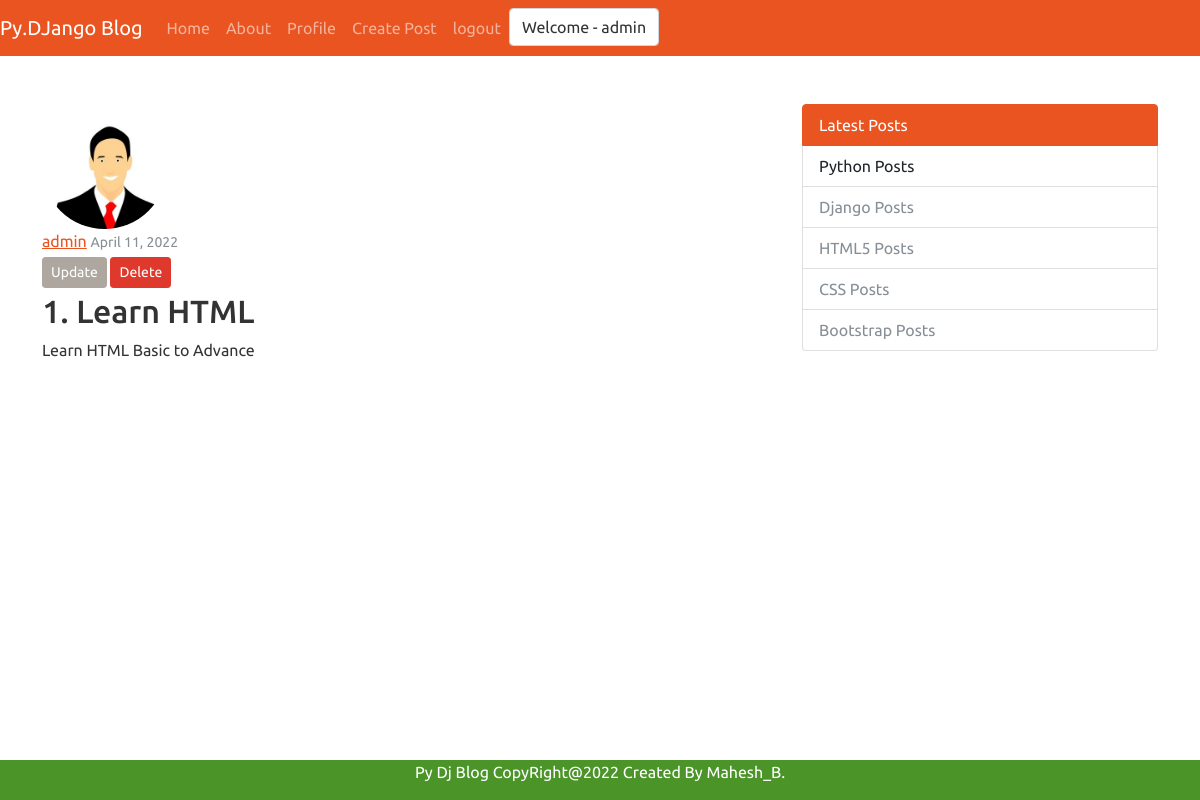
Page /post/2/ (signed in) on the committed database.
### blog/models.py (models this page shows, shortened)
class Post(models.Model):
    title = models.CharField(max_length=100)
    content = models.TextField()
    date_posted = models.DateTimeField(default=timezone.now)  # possible values - auto_now = True , auto_now_add = True, default
    author = models.ForeignKey(User,on_delete = models.CASCADE)

### users/models.py (models this page shows, shortened)
class Profile(models.Model):
      user = models.OneToOneField(User, on_delete=models.CASCADE)
      image = models.ImageField(default='default.jpg', upload_to='profile_pics')

### blog/views.py (the view)
# urls.py: path('post/<int:pk>/', PostDetailView.as_view(), name='post-detail'),
class PostDetailView(DetailView):
    model = Post
    template_name = 'post_detail.html' # <app>/<model>_<viewtype>.html

### blog/templates/post_detail.html
{% extends "base.html" %} {% block content %}
<article class="media content-section">
  <img
    class="rounded-circle article-img"
    src="{{ object.author.profile.image.url }}"
    style ="height:125px;width:125px"
  />
  <div class="media-body">
    <div class="article-metadata">
      <a class="mr-2" href="#">{{ object.author }}</a>
      <small class="text-muted">{{ object.date_posted|date:"F d, Y" }}</small>
      {% if object.author == user %}
      <div>
        <a class="btn btn-secondary btn-sm mt-1 mb-1" href="{% url 'post-update' object.id %}">Update</a>
        <a class="btn btn-danger btn-sm mt-1 mb-1" href="#">Delete</a>
      </div>
      {% endif %}
    </div>
    <h2 class="article-title">{{ object.title }}</h2>
    <p class="article-content">{{ object.content }}</p>
  </div>
</article>
{% endblock content %}

### templates/base.html (shortened to what this page needs)
{% load static %}
<!DOCTYPE html>
<html lang="en">
  <head>
    <link
      rel="stylesheet"
      type="text/css"
      href="{% static 'css/bootstrap.min.css'%}"
    />
    <link
      rel="stylesheet"
      type="text/css"
      href="{% static 'css/custom.css'%}"
    />
  </head>
  <body>
    <nav class="navbar navbar-expand-lg navbar-dark bg-primary">
      <a class="navbar-brand" href="#">Py.DJango Blog</a>
      <div class="collapse navbar-collapse" id="navbarColor01">
        <ul class="navbar-nav mr-auto">
          <li class="nav-item active">
            <a class="nav-link" href="{% url 'blog-home' %}">Home </a>
          </li>
          <li class="nav-item">
            <a class="nav-link" href="{% url 'about-us' %}">About</a>
          </li>
          {% if user.is_authenticated %}
            <li class="nav-item">
              <a class="nav-link" href="{% url 'profile' %}">Profile</a>
            </li>
            <li class="nav-item">
              <a class="nav-link" href="{% url 'post-create' %}">Create Post</a>
            </li>
            <li class="nav-item">
              <a class="nav-link" href="{% url 'logout' %}">logout</a>
            </li>
            <li>
              <label class="form-control">Welcome - {{ user.username }}</label>
            </li>
          {% endif %}
        </ul>
      </div>
    </nav>
    <br />
    <br />
    <div class="container">
      <div class="row">
        <div class="col-sm-8">
          {% block content%}
          {% endblock%}
        </div>
        <div class="col-sm-4">
          <div class="list-group">
            <a href="#" class="list-group-item list-group-item-action active">
              Latest Posts
            </a>
            <a href="#" class="list-group-item list-group-item-action">
              Python Posts
            </a>
            <a href="#" class="list-group-item list-group-item-action disabled">
              Django Posts
            </a>
            <a href="#" class="list-group-item list-group-item-action disabled">
              HTML5 Posts
            </a>
            <a href="#" class="list-group-item list-group-item-action disabled">
              CSS Posts
            </a>
            <a href="#" class="list-group-item list-group-item-action disabled">
              Bootstrap Posts
            </a>
          </div>
        </div>
      </div>
    </div>
    <br />
    <br />
    <div class="footer">
      <p>Py Dj Blog CopyRight@2022 Created By Mahesh_B.</p>
    </div>
  </body>
</html>

### static/css/custom.css (style rules this page uses)
.footer { position: fixed; left: 0; bottom: 0; width: 100%; background-color:#4a9428; color: white; text-align: center; }

### rows in the picture
Post: author.profile.image (placeholder picture), author "admin", date_posted "April 11, 2022", title "1. Learn HTML", content "Learn HTML Basic to Advance"

### other values in the picture
{{ user.username }} "admin"
